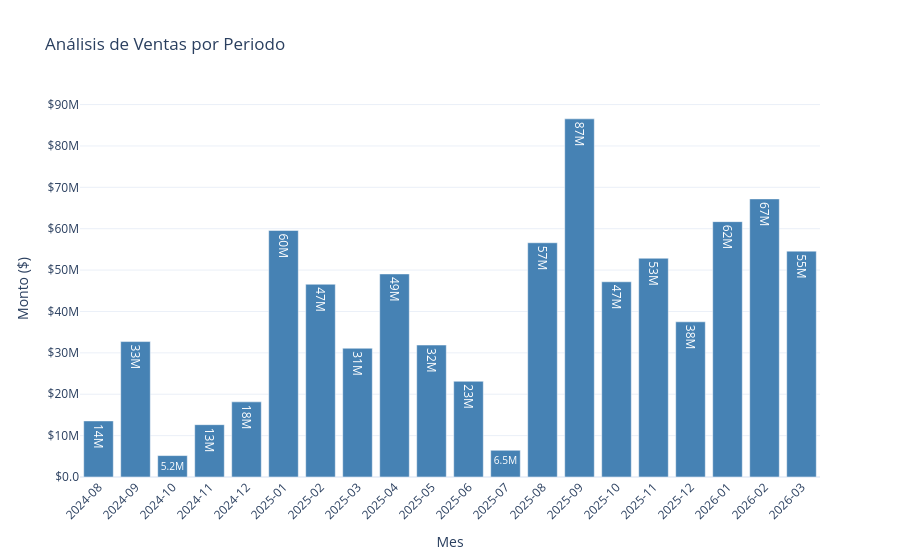

Notebook code cell kept with this figure:
### Markdown cell above
### Ventas por establecimiento y mes (gráfico de líneas)

Se calcula el total de ventas agrupando por `Periodo` y `Número comprobante` (que identifica el establecimiento). El gráfico de líneas muestra la evolución mensual de cada punto de venta por separado, permitiendo detectar cuál aporta más y si hay patrones estacionales diferenciados.

### Code cell
import pandas as pd
import plotly.express as px

# 1. Resumen de ventas
resumen_mes = (
    ventas
    .groupby("Periodo")["Total"]
    .sum()
    .reset_index()
)

# Convertir a string es vital para que no lo trate como fecha continua
resumen_mes["Periodo"] = resumen_mes["Periodo"].astype(str)

# 2. Gráfico interactivo
fig = px.bar(
    resumen_mes, 
    x="Periodo", 
    y="Total",
    title="Análisis de Ventas por Periodo",
    labels={"Total": "Monto ($)", "Periodo": "Mes"},
    text_auto='.2s', 
    color_discrete_sequence=["steelblue"]
)

# 3. Personalización estética (Aquí forzamos que aparezcan todos los meses con datos)
fig.update_layout(
    xaxis_tickangle=-45,
    # ESTA LÍNEA ES LA QUE ELIMINA LOS HUECOS VACÍOS COMO DICIEMBRE:
    xaxis_type='category', 
    yaxis_tickformat="$.2s", # Cambiado a .2s para que el eje diga $80M en lugar de $80,000,000
    hovermode="x unified",
    template="plotly_white"
)

# 4. Mostrar el gráfico
fig.show()

### Figure 1 — Plotly figure (JSON) as saved in the notebook; plotly's stock layout.template omitted (floating-point values rounded to 4 significant figures)
{"data": [{"hovertemplate": "Mes=%{x}<br>Monto ($)=%{y}<extra></extra>", "legendgroup": "", "marker": {"color": "steelblue", "pattern": {"shape": ""}}, "name": "", "orientation": "v", "showlegend": false, "textposition": "auto", "texttemplate": "%{y:.2s}", "type": "bar", "x": ["2024-08", "2024-09", "2024-10", "2024-11", "2024-12", "2025-01", "2025-02", "2025-03", "2025-04", "2025-05", "2025-06", "2025-07", "2025-08", "2025-09", "2025-10", "2025-11", "2025-12", "2026-01", "2026-02", "2026-03"], "xaxis": "x", "y": [13550000.0, 32730000.0, 5174000.0, 12640000.0, 18160000.0, 59580000.0, 46580000.0, 31110000.0, 49070000.0, 31890000.0, 23130000.0, 6460000.0, 56600000.0, 86550000.0, 47170000.0, 52860000.0, 37510000.0, 61710000.0, 67200000.0, 54580000.0], "yaxis": "y"}], "layout": {"barmode": "relative", "hovermode": "x unified", "legend": {"tracegroupgap": 0}, "title": {"text": "Análisis de Ventas por Periodo"}, "xaxis": {"anchor": "y", "domain": [0, 1], "tickangle": -45, "title": {"text": "Mes"}, "type": "category"}, "yaxis": {"anchor": "x", "domain": [0, 1], "tickformat": "$.2s", "title": {"text": "Monto ($)"}}}}
